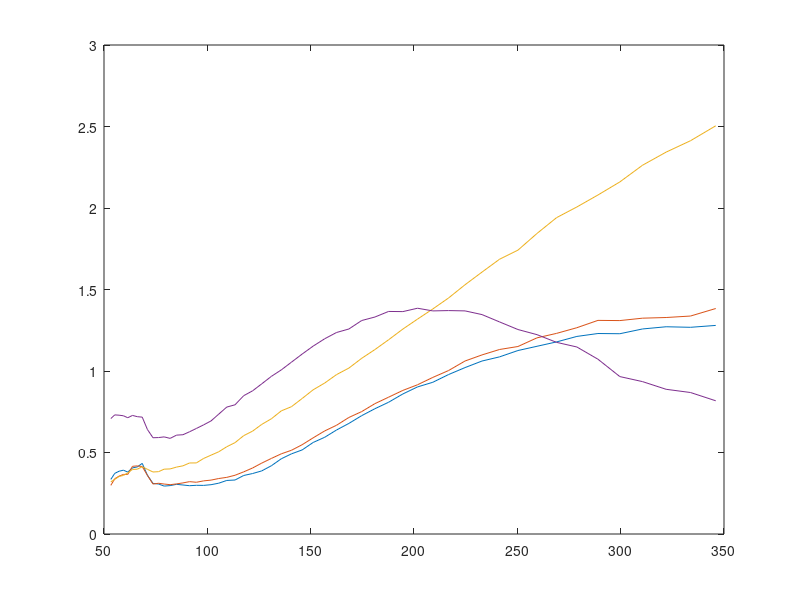

Here is the MATLAB script that generated this plot:
%% Clean Up
close all; clear; clc;

%% Import Data
load('corrections.mat');

figure();
plot(bins(34:86), concRatios1(34:86));
hold on;
plot(bins(34:86), concRatios2(34:86));
plot(bins(34:86), concRatios3(34:86));
plot(bins(34:86), concRatios4(34:86));
% plot(bins(34:86), concRatios5(34:86));